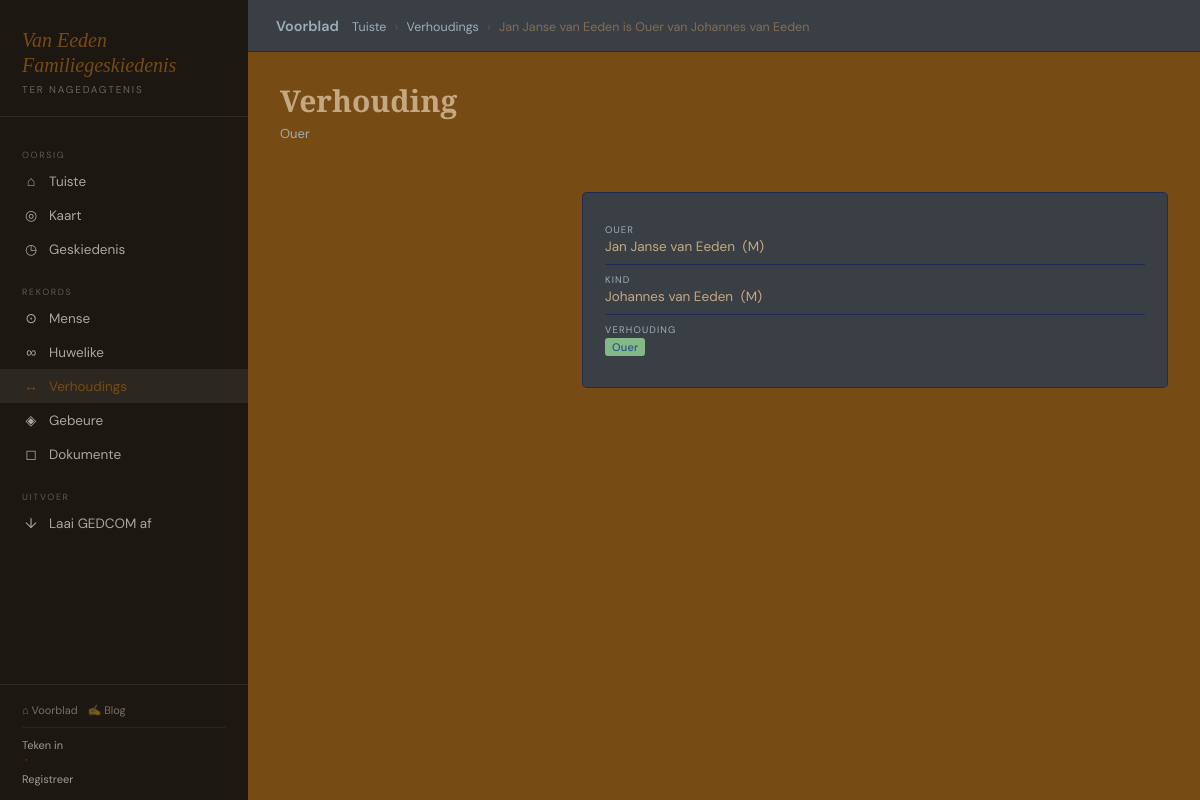
The app's page /argief/verhoudings/294/ with its own data.
### genealogy/models.py (models this page shows, shortened)
class Relationship(models.Model):
    RELATIONSHIP_TYPES = [
        ('parent',          'Ouer'),
        ('adoptive_parent', 'Aangenome Ouer'),
        ('step_parent',     'Stief Ouer'),
        ('guardian',        'Voog'),
    ]
    person            = models.ForeignKey(Person, on_delete=models.CASCADE, related_name='person_relationships')
    relative          = models.ForeignKey(Person, on_delete=models.CASCADE, related_name='child_relationships')
    relationship_type = models.CharField(max_length=20, choices=RELATIONSHIP_TYPES, default='parent')
    notes             = models.TextField(blank=True)
    class Meta:
        unique_together = ('person', 'relative', 'relationship_type')
    def __str__(self):
        return f'{self.person} is {self.get_relationship_type_display()} van {self.relative}'

class Person(models.Model):
    GENDER_CHOICES = [('M','Manlik'),('F','Vroulik'),('O','Ander'),('U','Onbekend')]
    first_name  = models.CharField(max_length=100)
    middle_name = models.CharField(max_length=100, blank=True)
    last_name   = models.CharField(max_length=100)
    maiden_name = models.CharField(max_length=100, blank=True)
    gender      = models.CharField(max_length=1, choices=GENDER_CHOICES, default='U')
    photo       = models.ImageField(upload_to='people/photos/', blank=True, null=True)
    birth_date  = models.CharField(max_length=100, blank=True,
                    help_text='GEDCOM datum, bv. BEF 15 JAN 1900')
    birth_place = models.CharField(max_length=200, blank=True)
    death_date  = models.CharField(max_length=100, blank=True,
                    help_text='GEDCOM datum, bv. AFT 1950')
    death_place = models.CharField(max_length=200, blank=True)
    is_deceased = models.BooleanField(default=False)
    is_root     = models.BooleanField(default=False, help_text='Stam-ouer van die boom (a1)')
    biography   = models.TextField(blank=True)
    notes       = models.TextField(blank=True)
    created_at  = models.DateTimeField(auto_now_add=True)
    updated_at  = models.DateTimeField(auto_now=True)
    created_by  = models.ForeignKey(User, on_delete=models.SET_NULL, null=True, blank=True,
                    related_name='created_people')
    birth_lat   = models.FloatField(null=True, blank=True)
    birth_lng   = models.FloatField(null=True, blank=True)
    death_lat   = models.FloatField(null=True, blank=True)
    death_lng   = models.FloatField(null=True, blank=True)
    class Meta:
        ordering = ['first_name', 'last_name']
        verbose_name_plural = 'Mense'
    def __str__(self): return self.full_name
    @property
    def full_name(self):
        parts = [self.first_name]
        if self.middle_name: parts.append(self.middle_name)
        parts.append(self.last_name)
        return ' '.join(parts)
    def get_absolute_url(self):
        return reverse('genealogy:person_detail', kwargs={'pk': self.pk})

### genealogy/views.py (the view)
# urls.py: path('verhoudings/<int:pk>/',         views.relationship_detail, name='relationship_detail'),
def relationship_detail(request, pk):
    profile      = get_profile(request.user)
    relationship = get_object_or_404(Relationship, pk=pk)
    docs = Document.objects.filter(people=relationship.relative).distinct()
    return render(request, 'genealogy/relationship_detail.html',
        {'relationship': relationship, 'documents': docs, 'profile': profile})

### genealogy/views.py (called while the page is built)
def get_profile(user):
    if not user.is_authenticated:
        return None
    profile, _ = UserProfile.objects.get_or_create(user=user, defaults={'role': 'pending'})
    return profile

### genealogy/templates/genealogy/relationship_detail.html (shortened to what this page needs)
{% extends "genealogy/base.html" %}
{% load genealogy_extras %}
{% block breadcrumb %}
  <a href="{% url 'genealogy:dashboard' %}">Tuiste</a> <span>›</span>
  <a href="{% url 'genealogy:relationship_list' %}">Verhoudings</a> <span>›</span>
  {{ relationship }}
{% endblock %}
{% block content %}
<div class="ph">
  <div>
    <h2>Verhouding</h2>
    <p class="subtitle">{{ relationship.get_relationship_type_display }}</p>
  </div>
</div>
<div class="detail-grid">
  <div>
  </div>
  <div>
    <div class="card" style="margin-top: 21px;">
      <div class="info-row"><div class="ir-label">Ouer</div>
        <div class="ir-value" style="display:flex;justify-content:space-between;align-items:center;">
          <div>
            <a href="{{ relationship.person.get_absolute_url }}">{{ relationship.person.full_name }}</a>
            <span style="margin-left: 4px;">({{ relationship.person.gender|default:"—" }})</span>
          </div>
        </div>
      </div>
      <div class="info-row"><div class="ir-label">Kind</div>
        <div class="ir-value" style="display:flex;justify-content:space-between;align-items:center;">
          <div>
            <a href="{{ relationship.relative.get_absolute_url }}">{{ relationship.relative.full_name }}</a>
            <span style="margin-left: 4px;">({{ relationship.relative.gender|default:"—" }})</span>
          </div>
        </div>
      </div>
      <div class="info-row"><div class="ir-label">Verhouding</div>
        <div class="ir-value"><span class="badge badge-viewer">{{ relationship.get_relationship_type_display }}</span></div></div>
    </div>
  </div>
</div>
{% endblock %}

### genealogy/static/genealogy/css/main.css (style rules this page uses)
*, *::before, *::after { box-sizing: border-box; margin: 0; padding: 0; }
:root { --cream: #774b14; --ink: #1c1710; --body-txt: #c5a882; --sepia: #806e54; --gold: #f1ef83; --rust: #b5381e; --sage: #3d6b4f; --muted: #9daeb9; --border: #02146680; --card: #3a3f45; --red-light: #fdf2f0; --sidebar-w: 248px; }
body { font-family: 'DM Sans', sans-serif; background: var(--cream); color: var(--body-txt); min-height: 100vh; display: flex; }
.breadcrumb a { color: var(--muted); text-decoration: none; }
.breadcrumb span { margin: 0 5px; opacity: .5; }
h2 { font-family: 'EB Garamond', serif; font-size: 30px; font-weight: 600; margin-bottom: 4px; }
.subtitle { color: var(--muted); font-size: 13px; margin-bottom: 24px; }
.card { background: var(--card); border: 1px solid var(--border); border-radius: 5px; padding: 22px; margin-top: 0px; margin-bottom: 18px; }
.badge { display: inline-block; padding: 2px 7px; border-radius: 3px; font-size: 11px; font-weight: 500; letter-spacing: .02em; }
.badge-viewer { background: #85b887; color: #2c4f8a; }
.ph { display: flex; justify-content: space-between; align-items: flex-start; margin-bottom: 5px; }
.detail-grid { display: grid; grid-template-columns: 280px 1fr; gap: 22px; }
.info-row { display: flex; flex-direction: column; gap: 2px; padding: 9px 0; border-bottom: 1px solid var(--border); }
.info-row:last-child { border-bottom: none; }
.ir-label { font-size: 9.5px; text-transform: uppercase; letter-spacing: .12em; color: var(--muted); }
.ir-value { font-size: 13.5px; }
.ir-value a { color: var(--body-txt); text-decoration: none; }

### records on screen
Relationship: person+relationship_type+relative "Jan Janse van Eeden is Ouer van Johannes van Eeden", relationship_type "Ouer", person.full_name "Jan Janse van Eeden", person.gender "M", relative.full_name "Johannes van Eeden", relative.gender "M"
